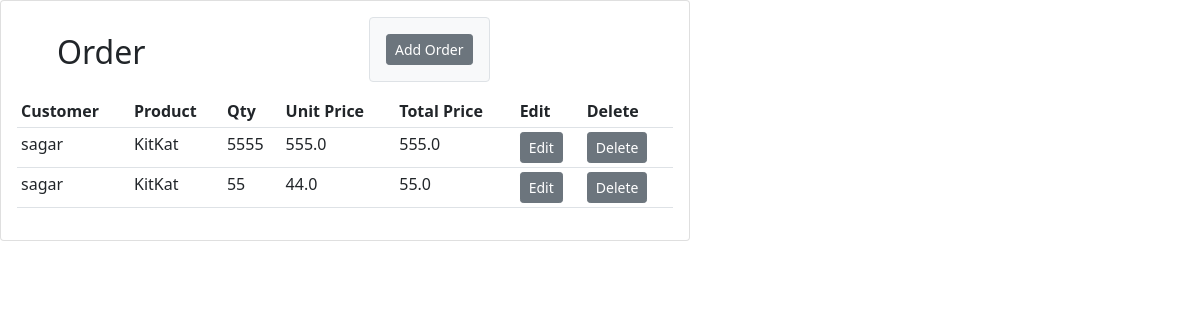
Before: / with the older database file.
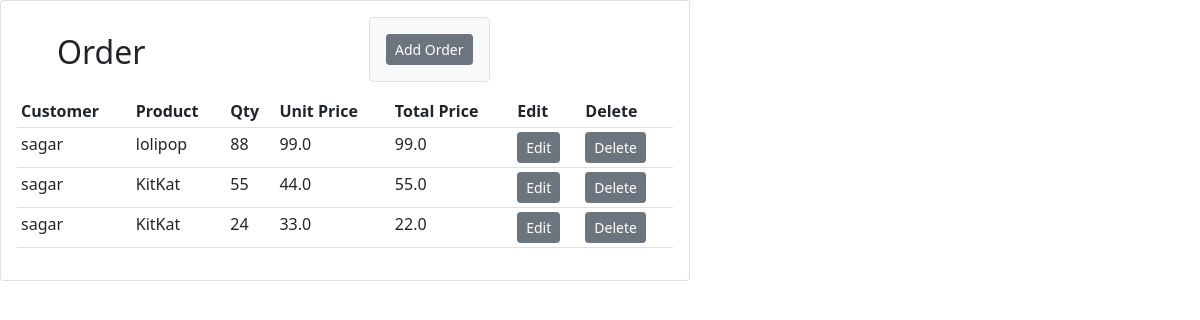
After: the same page with the newer database file.
### app/models.py (models this page shows)
class Order(models.Model):
    id = models.AutoField(primary_key=True)
    customer_id = models.ForeignKey(Customer, null=True, on_delete = models.SET_NULL)
    product_id = models.ForeignKey(Product, null=True, on_delete = models.SET_NULL)
    quantity = models.IntegerField(default=0)
    created_date = models.DateTimeField(auto_now_add=True, null=True)
    total_price = models.FloatField(null=True)
    unit_price = models.FloatField(null=True)

### app/views.py (the view)
# urls.py: path('', views.home, name="home"),
def home(request):
    order=Order.objects.values("id","unit_price","quantity","total_price","product_id__name","customer_id__first_name")
    orders = Order.objects.all()
    context = {'orders':orders, 'order':order}
    return render(request, 'app/home.html', context)

### app/templates/app/home.html (shortened to what this page needs)
<!DOCTYPE html>
<html lang="en">
<head>
    <link href="https://cdn.jsdelivr.net/npm/bootstrap@5.1.3/dist/css/bootstrap.min.css" rel="stylesheet"
>
<body>
    <div class="row">
        <div class="col-md-7">
            <div class="card card-body">
                <div class="container px-4">
                    <div class="row gx-5">
                      <div class="col">
                       <div class="p-3 "><h2>Order</h2></div>
                    </div>
                      <div class="col">
                        <div class=" btn p-3 border bg-light" ><a class="btn btn-sm btn-secondary" href="{% url 'order' %}">Add Order</a></div>
                    </div>
                </div>
            </div>
            <table class="table table-sm">
                        <tr>
                            <th>Customer</th>
                            <th>Product</th>
                            <th>Qty</th>
                            <th>Unit Price</th>
                            <th>Total Price</th>
                            <th>Edit</th>
                            <th>Delete</th>
                        </tr>
                        {% for i in order %}
                        <tr>
                            <td>{{i.customer_id__first_name}}</td>
                            <td>{{i.product_id__name}}</td>
                            <td>{{i.quantity}}</td>
                            <td>{{i.unit_price}}</td>
                            <td>{{i.total_price}}</td>
                            <td><a class="btn btn-sm btn-secondary" href="{% url 'edit' i.id %}">Edit</a></td>
                            <td><a class="btn btn-sm btn-secondary" href="{% url 'delete' i.id %}">Delete</a></td>
                        </tr>
                        {% endfor %}
                    </table>
                </div>
        </div>
    </div>
</body>
</html>

Changed rows visible on the page:
changed Order (number 1 of 3 on the later page): product_id__name "KitKat" → "lolipop"; quantity "5555" → "88"; unit_price "555.0" → "99.0"; total_price "555.0" → "99.0"
added Order: customer_id__first_name "sagar", product_id__name "KitKat", quantity "24", unit_price "33.0", total_price "22.0"
